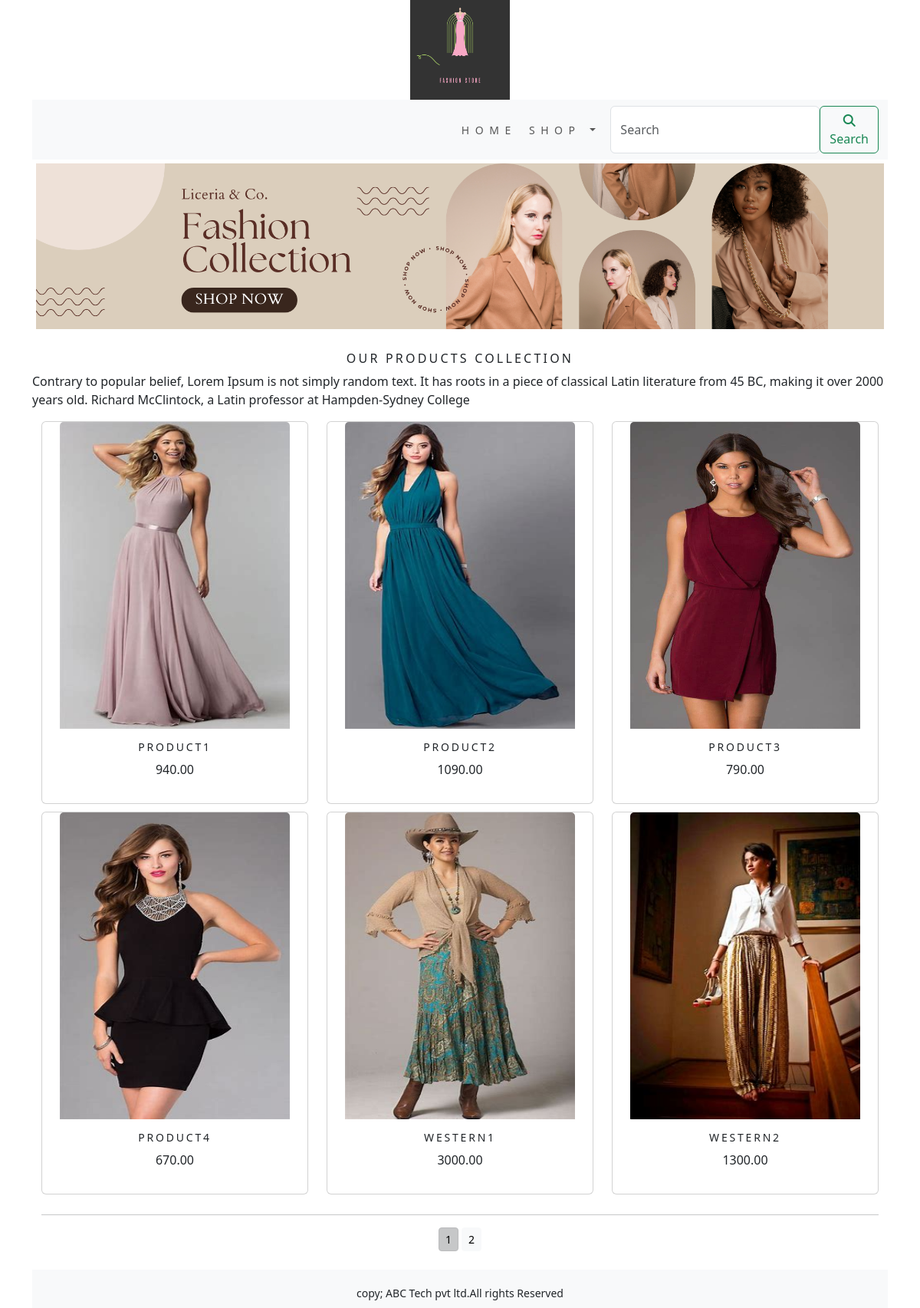
The app's page /shop/ with its own data.
### shop/models.py (models this page shows, shortened)
class Product(models.Model):
    name=models.CharField(max_length=250,unique=True)
    slug=models.SlugField(max_length=250,unique=True)
    description=models.TextField(blank=True)
    price=models.DecimalField(max_digits=10,decimal_places=2)
    category=models.ForeignKey(Category,on_delete=models.CASCADE)
    image=models.ImageField(upload_to='product',blank=True)
    stock=models.IntegerField()
    available=models.BooleanField(default=True)
    created=models.DateTimeField(auto_now_add=True)
    updated=models.DateTimeField(auto_now=True)
    class Meta:
        ordering=('name',)
        verbose_name='product'
        verbose_name_plural='products'
    def get_url(self):
        return reverse('shop:prodCatdetail',args=[self.category.slug,self.slug])

### shop/views.py (the view)
# urls.py: path('',views.allProdCat,name='allProdCat'),
def allProdCat(request,c_slug=None):
    c_page=None
    products_list=None
    if c_slug != None:
        c_page=get_object_or_404(Category,slug=c_slug)
        products_list=Product.objects.all().filter(category=c_page,available=True)
    else:
        products_list=products=Product.objects.all().filter(available=True)
    paginator=Paginator(products_list,6)
    try:
        page=int(request.GET.get('page','1'))
    except:
        page=1
    try:
        products=paginator.page(page)
    except (EmptyPage,InvalidPage):
        products=paginator.page(paginator.num_pages)
    return render(request,'category.html',{'category':c_page,'products':products})

### cart/context_processors.py (called while the page is built)
def counter(request):
    item_count=0
    if 'admin' in request.path:
        return {}
    else:
        try:
            cart=Cart.objects.filter(cart_id=_cart_id(request))
            cart_items=CartItem.objects.all().filter(cart=cart[:1])
            for cart_item in cart_items:
                item_count += cart_item.quantity
        except CartDoesNotExist:
            item_count = 0
        return dict(item_count=item_count)

### cart/views.py (called while the page is built)
def _cart_id(request):
    cart=request.session.session_key
    if not cart:
        cart=request.session.create()
    return cart

### shop/context_processors.py (called while the page is built)
def menu_links(request):
    links=Category.objects.all()
    return dict(links=links)

### shop/models.py (called while the page is built)
    def get_url(self):
        return reverse('shop:products_by_category',args=[self.slug])

### templates/category.html (shortened to what this page needs)
{% extends 'base.html' %}
{% load static %}
{% block content %}
    <div class="mx_auto">
    {% if category %}
        <img class="my_image" src="{{category.image.url}}" alt="{category.name}}" width="400 px;" height="400 px;">
    </div>
    <br>
    <div>
    <h1 class="text-center my_title">{{ category.name}}</h1>
    <p class="text-justify">{{ category.description }}</p>
    </div>
    {% else %}
    <div>
        <img class="my_image my_image_padding" src="{% static 'img/banner.png' %}" alt="our products" width="2050 px;" height="500 px;">
    </div>
    <br>
    <div>
        <h1 class="text-center my_title">Our Products Collection</h1>
        <p class="text-justify">Contrary to popular belief, Lorem Ipsum is not simply random text. It has roots in a piece of classical Latin literature from 45 BC, making it over 2000 years old. Richard McClintock, a Latin professor at Hampden-Sydney College</p>
    </div>
    {% endif %}
<div class="container">
    <div class="row max_auto">
        {% for product in products.object_list %}
        <div class="my_bottom_margin col-9 col-sm-12  col-md-4 col-lg-4">
            <div class="card text-center" style="min-width:18rem;">
                <a href="{{product.get_url}}"><img class="card-img-top my_image" src="{{product.image.url}}"  style="height:400px; width:300px;" alt="{{product.name}}" width="400 px;" height="400 px;"></a>
                <div class="card-body">
                    <h4>{{product.name}}</h4>
                    <p>{{product.price}}</p>
                </div>
            </div>
        </div>
        {% endfor %}
    </div>
    <div class="mx-auto">
        {% if products.paginator.num_pages > 1 %}
        <hr>
        <div class="text-center">
            {% for pg in products.paginator.page_range %}
            <a href="?page={{pg}}" class="btn btn-light btn-sm {% if products.number == pg %} active {% endif %}">{{pg}}</a>
            {% endfor %}
        </div>
        {% endif %}
    </div>
    <br>
</div>
{% endblock %}

### templates/base.html (shortened to what this page needs)
{% load static %}
<!DOCTYPE html>
<html lang="en">
<head>
    <link rel="stylesheet" href="{% static 'css/custom.css' %}">
    <link rel="stylesheet" href="{% static 'css/bootstrap.rtl.min.css' %}">
</head>
<body>
<div class="container">
{% include 'header.html' %}
{% include 'navbar.html' %}
{% block content %}
{% endblock %}
</div>
{% include 'footer.html' %}
</body>
</html>

### templates/header.html
{% load static %}
<header>
    <center>
        <a href="{% url 'shop:allProdCat' %}"></a> <img src="{% static 'img/logo.png' %}" alt="logimage" width="130px;" height="130px;">
    </center>
</header>

### templates/navbar.html (shortened to what this page needs)
<nav class="navbar navbar-expand-lg bg-body-tertiary">
  <div class="container-fluid">
    <div class="collapse navbar-collapse" id="navbarSupportedContent">
      <ul class="navbar-nav me-auto mb-2 mb-lg-0">
        <li class="nav-item">
          <a class="nav-link" href="#">Home</a>
        </li>
        <li class="nav-item dropdown {% if 'shop' in request.path %} active {% endif %}">
          <a class="nav-link dropdown-toggle" href="#" role="button" data-bs-toggle="dropdown" aria-expanded="false">
            Shop
          </a>
        </li>
      </ul>
      <form class="d-flex" action="{% url 'search_app:SearchResult' %}" method="get" role="search">
        <input class="form-control me-2" type="search" placeholder="Search" name="q" aria-label="Search">
        <button class="btn btn-outline-success" type="submit"><i class="fa-solid fa-magnifying-glass"></i>Search</button>
      </form>
    </div>
  </div>
</nav>

### templates/footer.html
<div class="footer navbar-fixed-bottom my_footer">
    <p class="text-center">copy; ABC Tech pvt ltd.All rights Reserved</p>
</div>

### static/css/custom.css (style rules this page uses)
body { font-family: 'Roboto', sans-serif; }
.nav-item { letter-spacing: .2cm; font-size:14px; text-transform:uppercase; }
.my_footer { background-color:#f8f9fa; height:50px; }
.my_footer p { padding-top:20px; font-size:14px; }
.my_image { width:100%; height:auto; }
.my_title { font-size:16px; text-transform:uppercase; letter-spacing: .2em; }
.my_image_padding { padding:5px; }
.my_bottom_margin { margin-bottom:10px; }
.card-body h4 { font-size:14px; text-transform:uppercase; letter-spacing: .2em }

### records on screen
Product: image (picture), name "PRODUCT1", price "940.00"
Product: image (picture), name "PRODUCT2", price "1090.00"
Product: image (picture), name "PRODUCT3", price "790.00"
Product: image (picture), name "PRODUCT4", price "670.00"
Product: image (picture), name "WESTERN1", price "3000.00"
Product: image (picture), name "WESTERN2", price "1300.00"

### other values on screen
{{ pg }} "1" "2"
